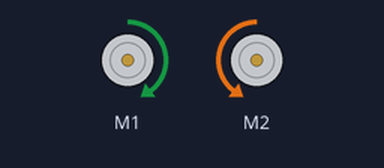
This sketch was run on a simulated Arduino Uno, built with avr-gcc and run on an emulated ATmega328P. Shown: 2 × DC motor (green arrow = forward, orange = backward, longer = faster). What the sketch prints to the serial monitor is not drawn.

Above: at 0.3 s.
Timing chart, 0 to 3.5 s (numbered marks = the images above):
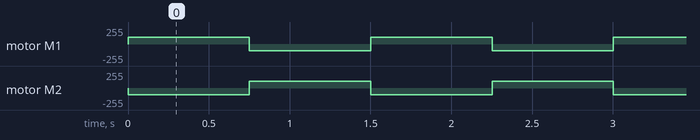

Measured:
- by itself, motor M1, motor M2: alternates forward 99/255 for 0.75 s and backward 99/255 for 0.75 s

The sketch:

Shalls_third_robot.ino
```cpp
/*
RedBot Library_Test

 Created 30 Jul 2013 by Mike Hord @ SparkFun Electronics.

 This code is beerware- feel free to make use of it, with or without
 attribution, in your own projects. If you find it helpful, buy me a beer
 the next time you see me at the local- or better yet, shop SparkFun!

 This is a simple hardware/library use demo for the RedBot. All it does
 is print accelerometer and sensor data over the serial port, while
 waiting for a tap on the accelerometer. When the accelerometer is tapped,
 it drives forward a few inches.
 ***********************************************************************/
//include the redbot library to get the functions out of the library
#include <RedBot.h>


// Instantiate the motor control class. This only needs to be done once
//  and indeed SHOULD only be done once!
RedBotMotor motor;


void setup()
{
  Serial.begin(9600);//This will open the serial port to send values out to calibrate sensors

  Serial.println("Hello world!");//This should print once to make sure you're getting serial communication

}

void loop()
{


    motor.pivot(100);   // turn a bit

    delay(750);         // wait for stop to finish

    motor.pivot(-100);   // turn the other way a bit

    delay(750);         // wait for stop to finish


}
```
